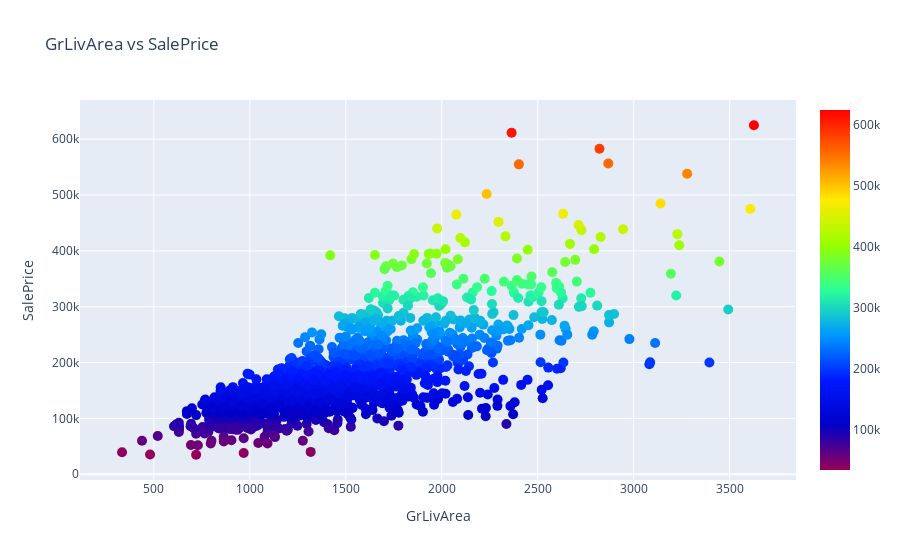

The code cell stored with this chart in its notebook:
### Code cell
'''Sactter plot of GrLivArea vs SalePrice.'''
scatter_plot(train.GrLivArea, train.SalePrice, 'GrLivArea vs SalePrice', 'GrLivArea', 'SalePrice', 10, 'Rainbow')

### Figure 1 — Plotly figure (JSON) as saved in the notebook; plotly's stock layout.template omitted (floating-point values rounded to 4 significant figures; data arrays with more than 128 entries replaced by an {"elided": "..."} marker saying what was removed)
{"data": [{"marker": {"color": {"elided": "1456 int values"}, "colorscale": [[0, "rgb(150,0,90)"], [0.125, "rgb(0,0,200)"], [0.25, "rgb(0,25,255)"], [0.375, "rgb(0,152,255)"], [0.5, "rgb(44,255,150)"], [0.625, "rgb(151,255,0)"], [0.75, "rgb(255,234,0)"], [0.875, "rgb(255,111,0)"], [1, "rgb(255,0,0)"]], "showscale": true, "size": 10}, "mode": "markers", "type": "scatter", "x": {"elided": "1456 int values"}, "y": {"elided": "1456 int values"}}], "layout": {"hovermode": "closest", "title": {"text": "GrLivArea vs SalePrice"}, "xaxis": {"title": {"text": "GrLivArea"}}, "yaxis": {"title": {"text": "SalePrice"}}}}
